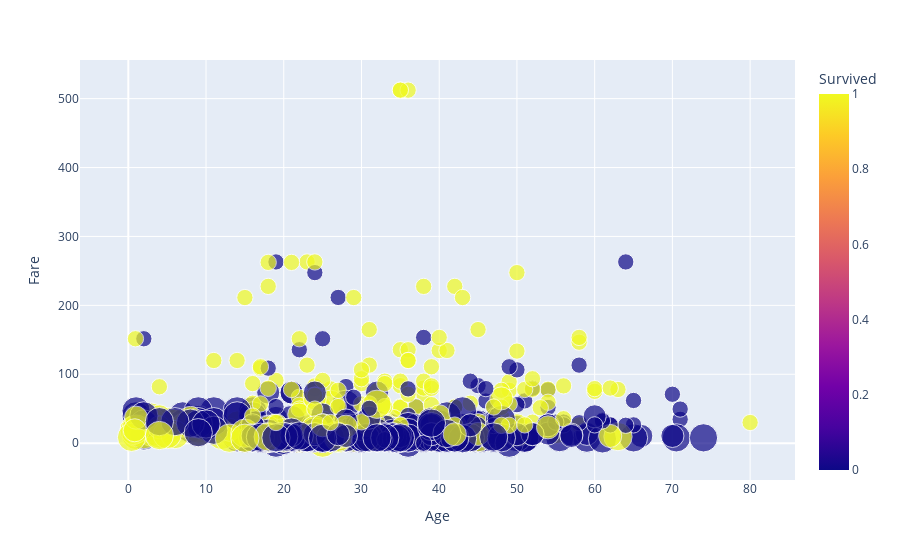

Source (notebook cell):
### Markdown cell above
## 7. Plot a bubble plot of the ages to the fare paid by each passenger categorizing whether they survived or not. The size of each bubble should be determined by the passenger class and the name of each individual as the hover name.

### Code cell
fig= px.scatter(titanic_data, x="Age", y="Fare", size='Pclass',color='Survived',hover_name='Name')
fig.show()

### Figure 1 — Plotly figure (JSON) as saved in the notebook; plotly's stock layout.template omitted (floating-point values rounded to 4 significant figures; data arrays with more than 128 entries replaced by an {"elided": "..."} marker saying what was removed)
{"data": [{"hovertemplate": "<b>%{hovertext}</b><br><br>Age=%{x}<br>Fare=%{y}<br>Pclass=%{marker.size}<br>Survived=%{marker.color}<extra></extra>", "hovertext": {"elided": "891 str values"}, "legendgroup": "", "marker": {"color": {"elided": "891 int values"}, "coloraxis": "coloraxis", "size": {"elided": "891 int values"}, "sizemode": "area", "sizeref": 0.0075, "symbol": "circle"}, "mode": "markers", "name": "", "orientation": "v", "showlegend": false, "type": "scatter", "x": {"elided": "891 float values"}, "xaxis": "x", "y": {"elided": "891 float values"}, "yaxis": "y"}], "layout": {"coloraxis": {"colorbar": {"title": {"text": "Survived"}}, "colorscale": [[0, "#0d0887"], [0.1111, "#46039f"], [0.2222, "#7201a8"], [0.3333, "#9c179e"], [0.4444, "#bd3786"], [0.5556, "#d8576b"], [0.6667, "#ed7953"], [0.7778, "#fb9f3a"], [0.8889, "#fdca26"], [1, "#f0f921"]]}, "legend": {"itemsizing": "constant", "tracegroupgap": 0}, "margin": {"t": 60}, "xaxis": {"anchor": "y", "domain": [0, 1], "title": {"text": "Age"}}, "yaxis": {"anchor": "x", "domain": [0, 1], "title": {"text": "Fare"}}}}
